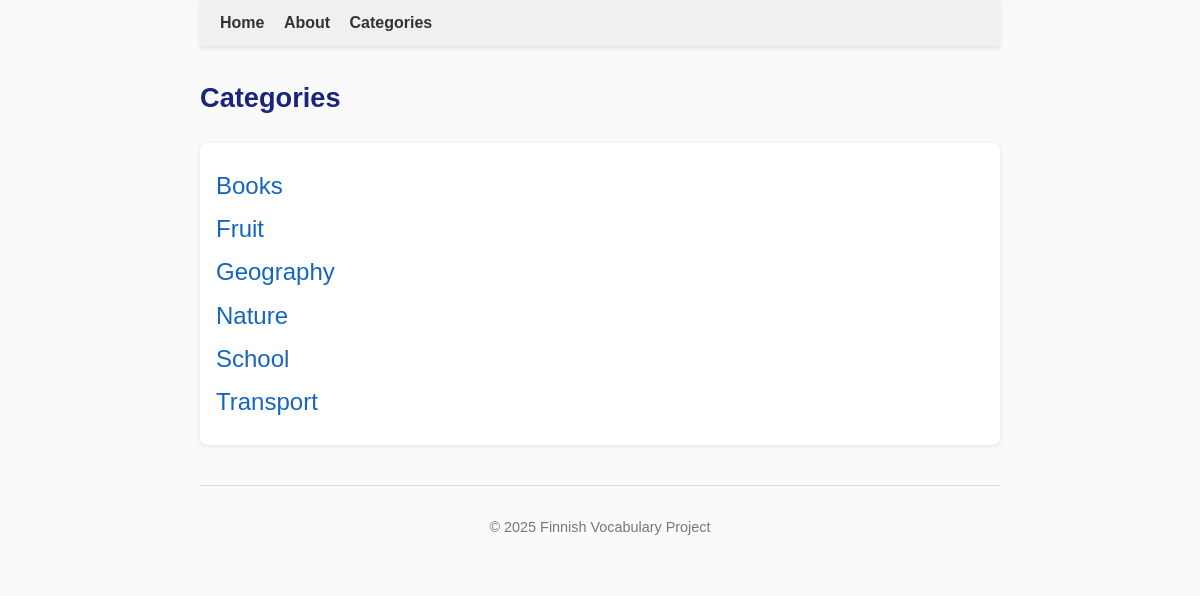
The page /categories on the database its author committed.
### tables this page shows
CREATE TABLE categories (
    id INTEGER PRIMARY KEY,
    name TEXT NOT NULL UNIQUE,
    parent_id INTEGER REFERENCES categories(id)
);

### app.py (the view)
@app.route('/categories')
def categories():
    conn = sqlite3.connect("finnish.db")
    conn.row_factory = sqlite3.Row
    cur = conn.cursor()
    cur.execute("SELECT id, name, parent_id FROM categories ORDER BY name")
    rows = cur.fetchall()
    categories_dict = {}
    for row in rows:
        if row['parent_id']:
            categories_dict.setdefault(row['parent_id'], []).append(row)
        else:
            categories_dict.setdefault(None, []).append(row)
    conn.close()
    return render_template('categories.html', categories=categories_dict)

### templates/categories.html
{% extends "base.html" %}
{% block content %}
<h2>Categories</h2>
<div class="categories-list">
{% if categories.get(None) %}
<ul>
{% for cat in categories.get(None) %}
    <li>
        <a href="{{ url_for('show_category', category_name=cat['name']) }}">
            {{ cat['name'] }}
        </a>
    </li>
{% endfor %}
</ul>
{% else %}
<p>No categories found.</p>
{% endif %}
</div>
{% endblock %}

### static/style.css (style rules this page uses)
body { font-family: Arial, sans-serif; max-width: 800px; margin: 0 auto; line-height: 1.6; color: #222; background-color: #fafafa; padding: 0 20px 40px 20px; }
h2 { font-size: 1.7em; color: #1a237e; margin-bottom: 0.2em; }
.categories-list, .category-words { margin-top: 1.5em; padding: 1em; background-color: #ffffff; border-radius: 8px; box-shadow: 0 1px 4px rgba(0,0,0,0.1); }
.categories-list ul, .category-words ul { list-style-type: none; padding-left: 0; margin: 0.5em 0; }
.categories-list li, .category-words li { margin: 0.3em 0; }
.categories-list a { text-decoration: none; color: #1565c0; font-weight: 500; font-size: 1.5em; }

### rows shown on the page
categories: name "Books"
categories: name "Fruit"
categories: name "Geography"
categories: name "Nature"
categories: name "School"
categories: name "Transport"
